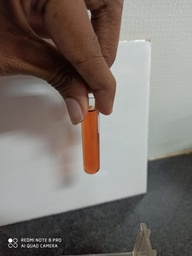
#> input picture UrineAnalysisXGboost4/Sample1.jpeg, 192 x 256 px, shrunk from 868 x 1156 before the run
$ jupyter execute --allow-errors DemoSample.ipynb   (shell and % lines are left out)   (older library calls are emulated)
#> lines starting #> are read from the running program, lines starting #| are printed output that depends on the picture; after the words box and inside, x2 and y2 are one past the last pixel; in counts of white or black regions, pixels touching at a corner belong together
[cell 1]
import matplotlib.pyplot as plt
import matplotlib.image as mpimg
import numpy as np

#plt.figure(figsize=(10,10))
from scipy import misc

# Read Images
img = misc.imread(r'Sample1.jpeg')
#> img is the input picture: shape (256, 192, 3); mean R, G, B 122.7, 115, 109.8

#> (the rest of this cell did not finish here and is left out)

[cell 2]
import skimage.color

grayscale = skimage.color.rgb2gray(img)
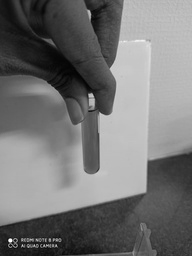
#> grayscale: shape (256, 192) float64; min 0.00979, max 1, mean 0.456
img_hsv = skimage.color.rgb2hsv(img)
#> img_hsv: shape (256, 192, 3) float64; mean of channels 0, 1, 2 0.274, 0.187, 0.49
saturation = img_hsv[:,:,1]
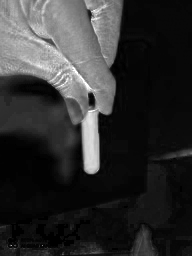
#> saturation: shape (256, 192) float64; min 0, max 1, mean 0.187
#orig_phantom = img_as_ubyte(saturation)

fig, axes = plt.subplots(1, 4, figsize=(8, 4))
ax = axes.ravel()
ax[0].imshow(img)
ax[0].set_title("Original")

ax[1].imshow(grayscale, cmap=plt.cm.gray)
ax[1].set_title("Grayscale")

ax[2].imshow(img_hsv,cmap ="hsv")
ax[2].set_title("HSV")

#ax[3].imshow(orig_phantom,cmap =plt.cm.gray)
#ax[3].set_title("Saturation Component")

fig.tight_layout()
plt.show()
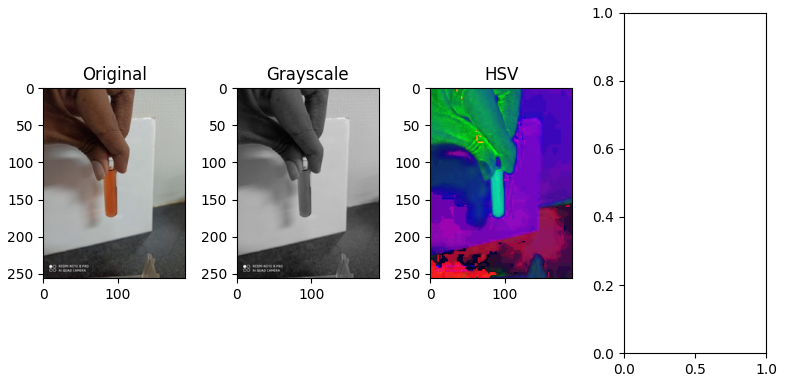
#> figure drawn by matplotlib, 3 panels

[cell 3]
#plt.imshow(img_hsv[:,:,1])
saturation = img_hsv[:,:,1]
grayscale2 = skimage.color.rgb2gray(saturation)
plt.imshow(grayscale2,cmap ="gray")

[cell 4]
saturation

[cell 5]
grayscale2

[cell 6]
from skimage.util import img_as_ubyte
orig_phantom = img_as_ubyte(saturation)
fig, ax = plt.subplots()
ax.imshow(orig_phantom, cmap=plt.cm.gray)

[cell 7]
orig_phantom

[cell 8]
import numpy as np
import matplotlib.pyplot as plt
from skimage import data, img_as_float
from skimage.segmentation import chan_vese

#image = img_as_float(data.camera())
image = orig_phantom
# Feel free to play around with the parameters to see how they impact the result
cv = chan_vese(image, mu=0.25, lambda1=1, lambda2=1, tol=1e-3, max_iter=200,
               dt=0.5, init_level_set="checkerboard", extended_output=True)

fig, axes = plt.subplots(2, 2, figsize=(8, 8))
ax = axes.flatten()

ax[0].imshow(image, cmap="gray")
ax[0].set_axis_off()
ax[0].set_title("Original Image", fontsize=12)

ax[1].imshow(cv[0], cmap="gray")
ax[1].set_axis_off()
title = "Chan-Vese segmentation - {} iterations".format(len(cv[2]))
#> title = 'Chan-Vese segmentation - 144 iterations'
ax[1].set_title(title, fontsize=12)

ax[2].imshow(cv[1], cmap="gray")
ax[2].set_axis_off()
ax[2].set_title("Final Level Set", fontsize=12)

ax[3].plot(cv[2])
ax[3].set_title("Evolution of energy over iterations", fontsize=12)

fig.tight_layout()
plt.show()
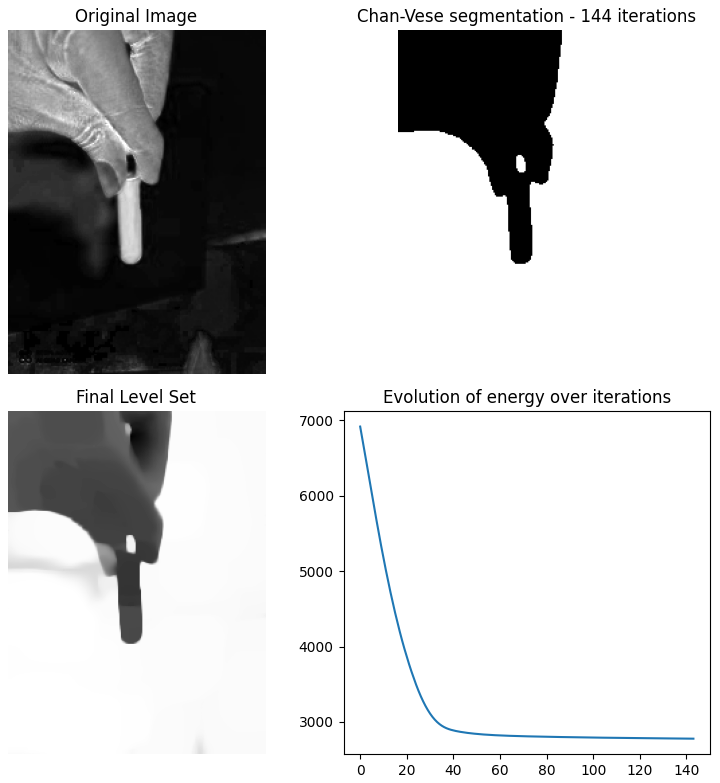
#> figure drawn by matplotlib, 4 panels; panel 4: curve peaks at x = 0, y = 6918.9

[cell 9]
cv[0]

[cell 10]
import numpy as np
import matplotlib.pyplot as plt
from skimage import data, img_as_float
from skimage.segmentation import (morphological_chan_vese,
                                  morphological_geodesic_active_contour,
                                  inverse_gaussian_gradient,
                                  checkerboard_level_set)

def store_evolution_in(lst):
    """Returns a callback function to store the evolution of the level sets in
    the given list.
    """

    def _store(x):
        lst.append(np.copy(x))

    return _store

[cell 11]
# Morphological ACWE
#image = img_as_float(data.camera())
image =orig_phantom

# Initial level set
init_ls = checkerboard_level_set(image.shape, 6)
# List with intermediate results for plotting the evolution
evolution = []
callback = store_evolution_in(evolution)
ls = morphological_chan_vese(image, 100, init_level_set=init_ls, smoothing=50,
                             iter_callback=callback)
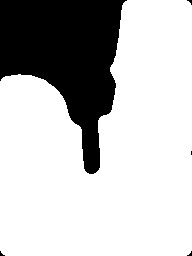
#> ls: shape (256, 192) int8; values 0 (black) and 1 (white), 75.3% white; 5 black regions (4 under 20 px), largest, box (x1, y1, x2, y2) and area: (0, 0, 127, 174) 12123

fig, axes = plt.subplots(2, 2, figsize=(8, 8))
ax = axes.flatten()

ax[0].imshow(image, cmap="gray")
ax[0].set_axis_off()
ax[0].contour(ls, [0.5], colors='r')
ax[0].set_title("Morphological ACWE segmentation", fontsize=12)

ax[1].imshow(ls, cmap="gray")
ax[1].set_axis_off()
contour = ax[1].contour(evolution[2], [0.5], colors='g')
contour.collections[0].set_label("Iteration 2")
contour = ax[1].contour(evolution[7], [0.5], colors='y')
contour.collections[0].set_label("Iteration 7")
contour = ax[1].contour(evolution[-1], [0.5], colors='r')
contour.collections[0].set_label("Iteration 35")
ax[1].legend(loc="upper right")
title = "Morphological ACWE evolution"
ax[1].set_title(title, fontsize=12)
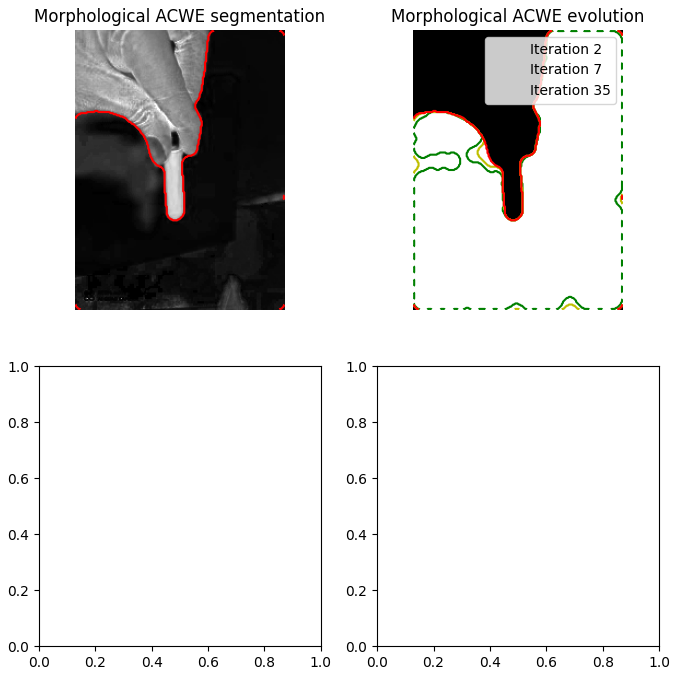
#> figure drawn by matplotlib, 2 panels

[cell 12]
import scipy
bw = cv[0]
#> bw: shape (256, 192) bool; 75.5% white; 1 black region, box (x1, y1, x2, y2) and area: (0, 0, 122, 174) 12027
img_fill_holes = scipy.ndimage.morphology.binary_fill_holes(bw)
plt.imshow(img_fill_holes, cmap="gray")

[cell 13]
x= img
x[:,:,0] =x[:,:,0]*bw
x[:,:,1] =x[:,:,1]*bw
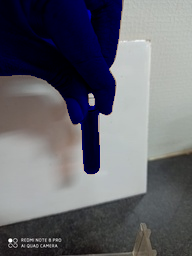
#> x: shape (256, 192, 3); mean R, G, B 102.7, 103.2, 109.8
x[:,:,2] =x[:,:,2]*bw

[cell 14]
x[:,:,2]

[cell 15]
#plt.imshow(x,cmap="RGB")
x.shape
plt.imshow(img)

[cell 16]
x[:,:,1]

[cell 17]
plt.imshow(x)

[cell 18]
import scipy
bw = evolution[-1]
plt.imshow(bw, cmap="gray")

[cell 19]
x= img
x[:,:,0] =x[:,:,0]*bw
x[:,:,1] =x[:,:,1]*bw
x[:,:,2] =x[:,:,2]*bw
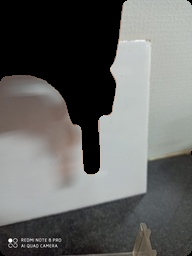
#> x: shape (256, 192, 3); mean R, G, B 102.2, 102.7, 100.7

[cell 20]
plt.imshow(x)

[cell 21]
plt.imshow(x)
print(x[:,:,0].mean().round(3))
#| 102.192
print(x[:,:,1].mean().round(3))
#| 102.656
print(x[:,:,2].mean().round(3))
#| 100.725

[cell 22]
from skimage import color
ximg_hsv = color.rgb2hsv(x)
#> ximg_hsv: shape (256, 192, 3) float64; mean of channels 0, 1, 2 0.261, 0.0433, 0.41

[cell 23]
plt.imshow(ximg_hsv[:,:,2],cmap="gray")
print(ximg_hsv[:,:,0].mean().round(3))
#| 0.261
print(ximg_hsv[:,:,1].mean().round(3))
#| 0.043
print(ximg_hsv[:,:,2].mean().round(3))
#| 0.41
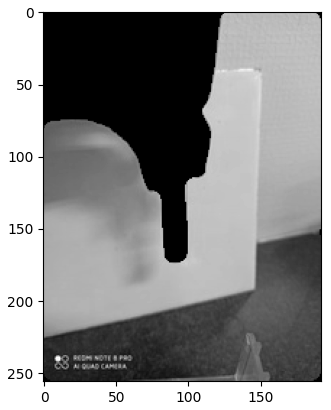
#> figure drawn by matplotlib, 1 panel

[cell 24]
img_xyz = color.rgb2xyz(img)
#> img_xyz: shape (256, 192, 3) float64; mean of channels 0, 1, 2 0.214, 0.228, 0.242
print(img_xyz[:,:,0].mean().round(3))
#| 0.214
print(img_xyz[:,:,1].mean().round(3))
#| 0.228
print(img_xyz[:,:,2].mean().round(3))
#| 0.242

[cell 25]
img_rgbcie = color.rgb2rgbcie(img)
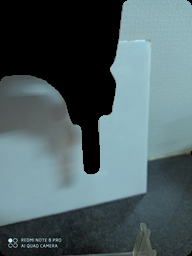
#> img_rgbcie: shape (256, 192, 3) float64; mean R, G, B 0.0598, 0.0735, 0.0763; drawn with min black and max white
print(img_rgbcie[:,:,0].mean().round(3))
#| 0.06
print(img_rgbcie[:,:,1].mean().round(3))
#| 0.073
print(img_rgbcie[:,:,2].mean().round(3))
#| 0.076

#> (a cell that did not finish here is left out)

[cell 27]
img_lab = color.rgb2lab(img)
#> img_lab: shape (256, 192, 3) float64; mean of channels 0, 1, 2 42, -0.5, 1
print(img_lab[:,:,0].mean().round(3))
#| 42.012
print(img_lab[:,:,1].mean().round(3))
#| -0.463
print(img_lab[:,:,2].mean().round(3))
#| 1.0

[cell 28]
img_yuv = color.rgb2yuv(img)
#> img_yuv: shape (256, 192, 3) float64; mean of channels 0, 1, 2 0.401, -0.00303, -0.000362
print(img_yuv[:,:,0].mean().round(3),img_yuv[:,:,1].mean().round(3),img_yuv[:,:,2].mean().round(3))
#| 0.401 -0.003 -0.0

[cell 29]
img_yuv = color.rgb2yuv(img)
print(img_yuv[:,:,0].mean().round(3),img_yuv[:,:,1].mean().round(3),img_yuv[:,:,2].mean().round(3))
#| 0.401 -0.003 -0.0
